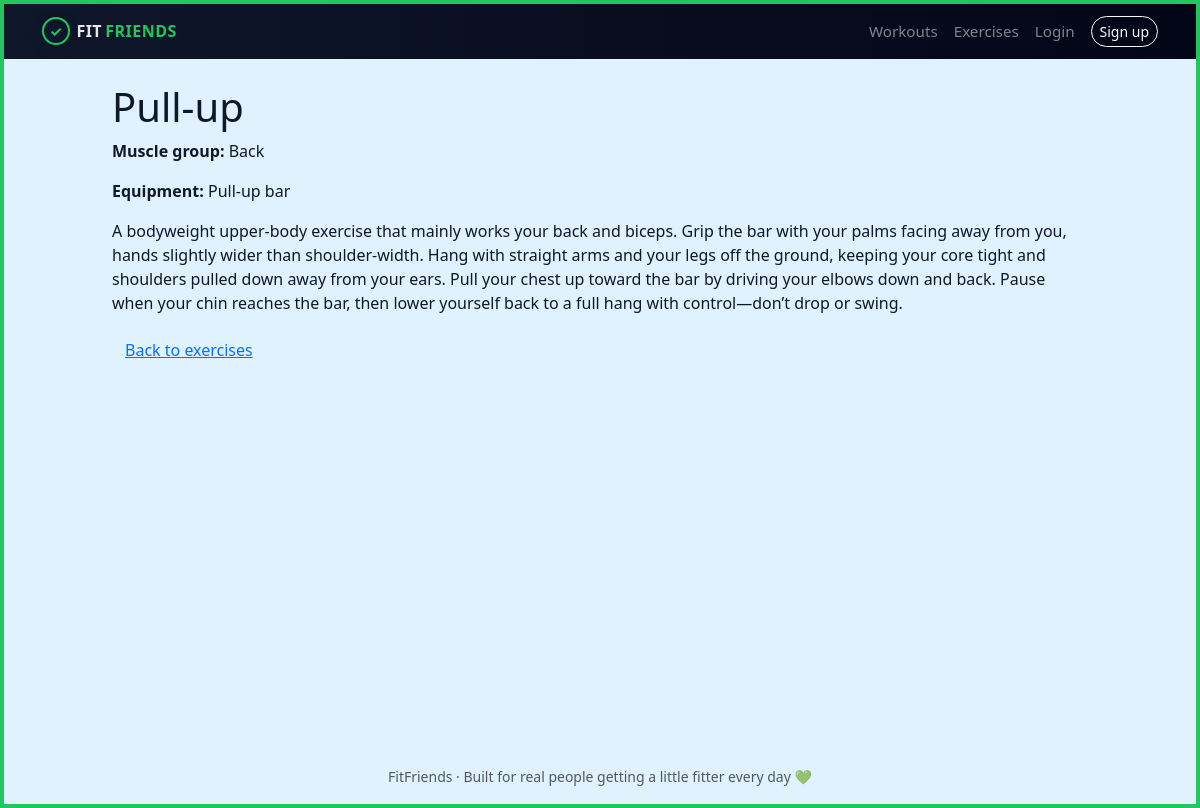
Screenshot of /exercises/2/ with the database file from the repository.
### tracker/models.py (models this page shows, shortened)
class Exercise(models.Model):
    name = models.CharField(max_length=150)
    muscle_group = models.CharField(max_length=100, blank=True)
    equipment = models.CharField(max_length=100, blank=True)
    description = models.TextField(blank=True)
    video_url = models.URLField(blank=True)
    created_by = models.ForeignKey(
        User,
        on_delete=models.SET_NULL,
        null=True,
        blank=True,
        related_name='exercises_created'
    )
    is_approved = models.BooleanField(default=True)

### tracker/views.py (the view)
# urls.py: path('exercises/<int:pk>/', views.exercise_detail, name='exercise_detail'),
def exercise_detail(request, pk):
    exercise = get_object_or_404(Exercise, pk=pk, is_approved=True)
    return render(request, 'tracker/exercise_detail.html', {
        'exercise': exercise,
    })

### tracker/templates/tracker/exercise_detail.html (shortened to what this page needs)
{% extends "tracker/base.html" %}
{% block content %}
<h1>{{ exercise.name }}</h1>
{% if exercise.muscle_group %}
  <p><strong>Muscle group:</strong> {{ exercise.muscle_group }}</p>
{% endif %}
{% if exercise.equipment %}
  <p><strong>Equipment:</strong> {{ exercise.equipment }}</p>
{% endif %}
{% if exercise.description %}
  <p>{{ exercise.description }}</p>
{% endif %}
<p class="mt-3">
  <a href="{% url 'exercise_list' %}" class="btn btn-link">Back to exercises</a>
</p>
{% endblock %}

### tracker/static/tracker/style.css (style rules this page uses)
body { font-family: system-ui, -apple-system, BlinkMacSystemFont, "Segoe UI", sans-serif; background: radial-gradient(circle at top left, #e0f2fe 0, #f5f7fb 35%, #f8fafc 100%); color: #0f172a; min-height: 100vh; border: 4px solid #22c55e; background: #e0f2fe !important; }

### rows the page displays
Exercise: name "Pull-up", muscle_group "Back", equipment "Pull-up bar", description "A bodyweight upper-body exercise that mainly works your back and biceps. Grip the bar with your palms facing away from you, hands slightly wider than shoulder-width. Hang with straight arms and your legs off the ground, keeping your core tight and shoulders pulled down away from your ears. Pull your chest up toward the bar by driving your elbows down and back. Pause when your chin reaches the bar, then lower yourself back to a full hang with control—don’t drop or swing."
